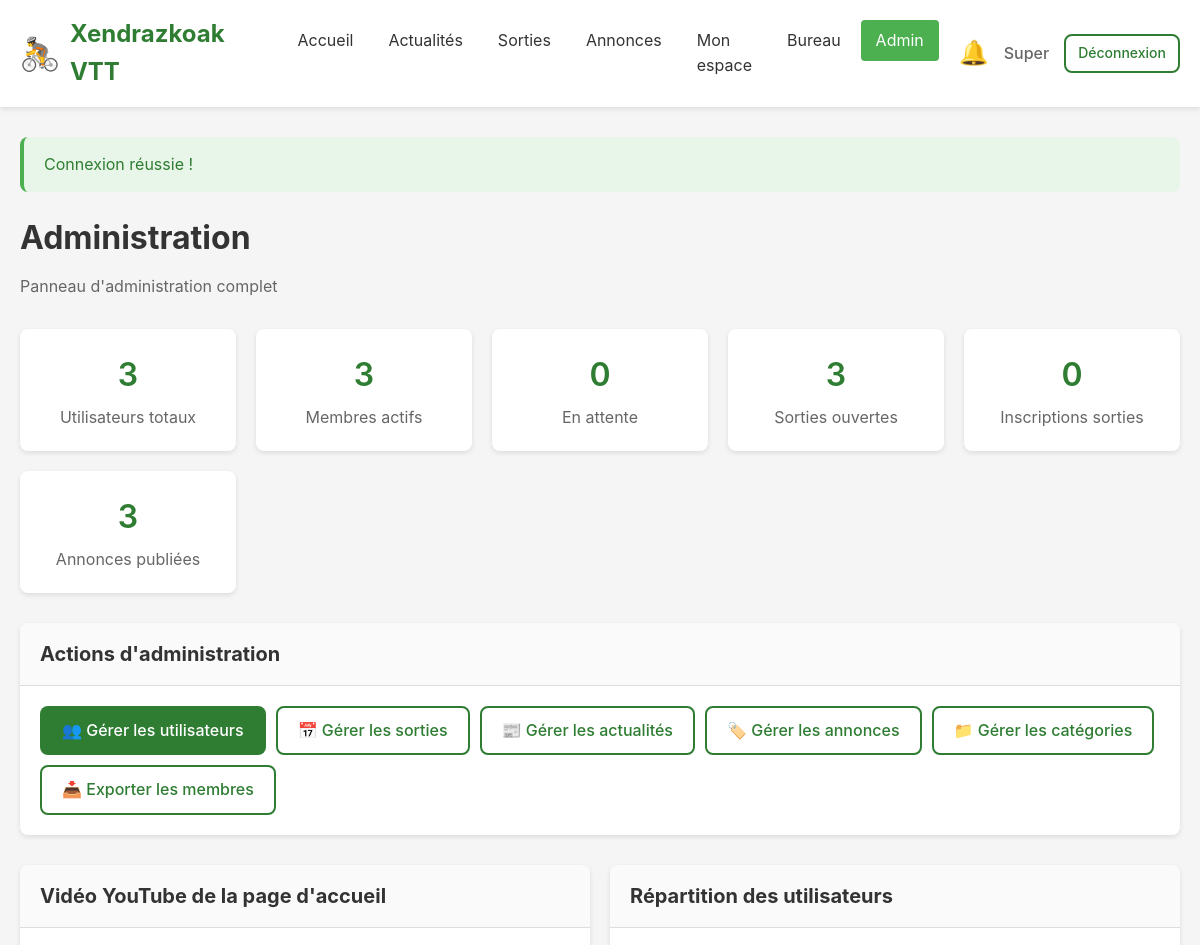
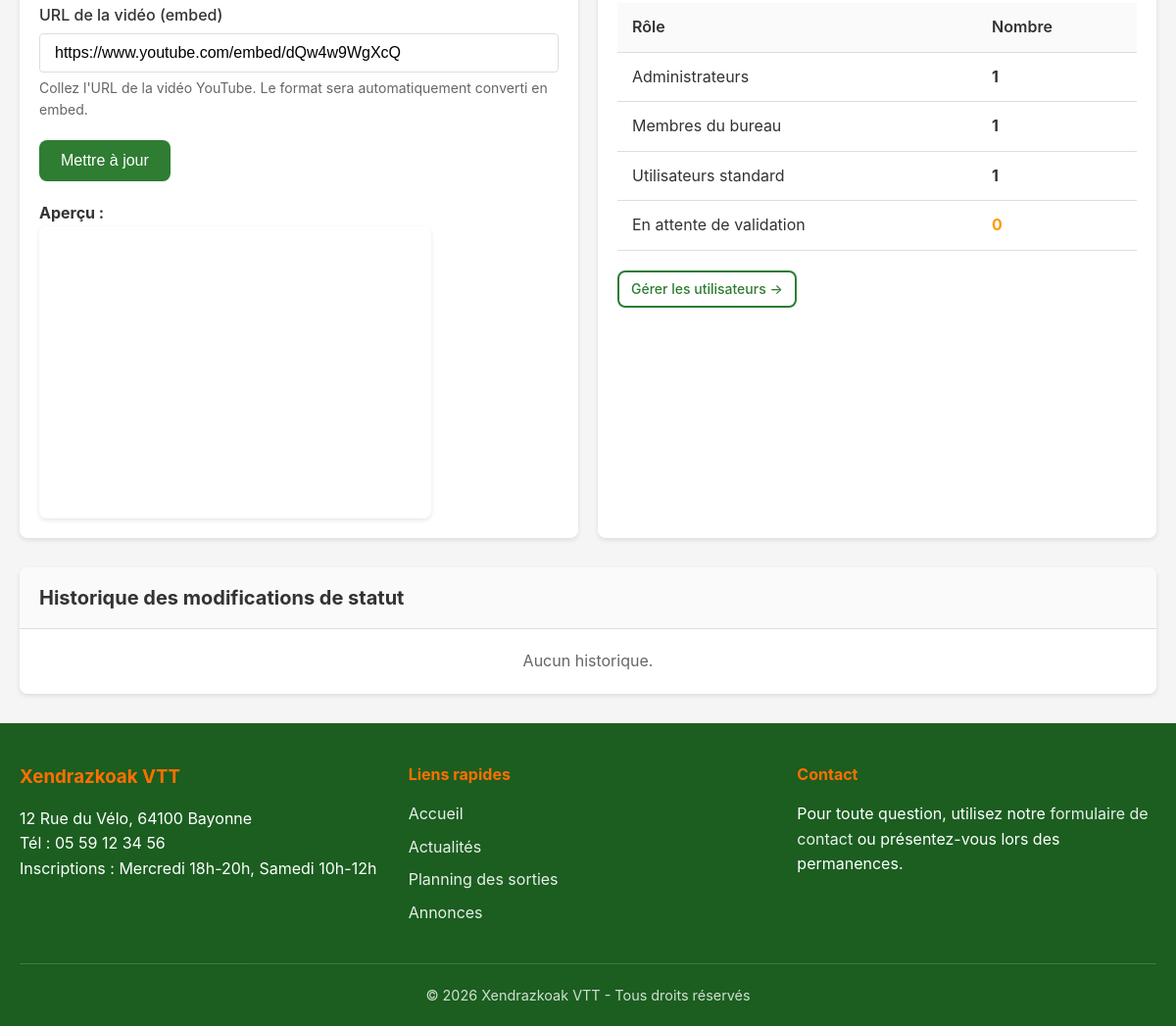
Page /admin_dashboard.php (signed in) on the committed database (2 pictures, top to bottom).
### tables this page shows
CREATE TABLE club_infos (
    id INT AUTO_INCREMENT PRIMARY KEY,
    nom_club VARCHAR(200) NOT NULL,
    adresse TEXT NOT NULL,
    telephone VARCHAR(20) NOT NULL,
    jours_inscription VARCHAR(255) NOT NULL,
    youtube_url VARCHAR(500) DEFAULT NULL,
    updated_at DATETIME DEFAULT CURRENT_TIMESTAMP ON UPDATE CURRENT_TIMESTAMP
);

### db.php (called while the page is built, shortened)
<?php
function getDB() {
    static $pdo = null;
    if ($pdo !== null) {
        return $pdo;
    }
    try {
        $dsn = "mysql:host=" . DB_HOST . ";dbname=" . DB_NAME . ";charset=" . DB_CHARSET;
        $options = [
            PDO::ATTR_ERRMODE            => PDO::ERRMODE_EXCEPTION,
            PDO::ATTR_DEFAULT_FETCH_MODE => PDO::FETCH_ASSOC,
            PDO::ATTR_EMULATE_PREPARES   => false,
        ];
        $pdo = new PDO($dsn, DB_USER, DB_PASS, $options);
        return $pdo;
    } catch (PDOException $e) {
        if (DEBUG_MODE) {
            die("Erreur de connexion à la base de données : " . $e->getMessage());
        } else {
            die("Erreur de connexion à la base de données. Veuillez réessayer plus tard.");
        }
    }
}
function dbFetchOne($sql, $params = []) {
    $stmt = getDB()->prepare($sql);
    $stmt->execute($params);
    return $stmt->fetch();
}

### admin_dashboard.php (the view, shortened to what this page needs)
<?php
$stats = [
    'total_users' => dbFetchOne("SELECT COUNT(*) as c FROM users")['c'],
    'users_valides' => dbFetchOne("SELECT COUNT(*) as c FROM users WHERE statut_compte = 'valide'")['c'],
    'users_en_attente' => dbFetchOne("SELECT COUNT(*) as c FROM users WHERE statut_compte = 'en_attente'")['c'],
    'users_bureau' => dbFetchOne("SELECT COUNT(*) as c FROM users WHERE role = 'bureau'")['c'],
    'users_admin' => dbFetchOne("SELECT COUNT(*) as c FROM users WHERE role = 'admin'")['c'],
    'total_sorties' => dbFetchOne("SELECT COUNT(*) as c FROM sorties")['c'],
    'sorties_ouvertes' => dbFetchOne("SELECT COUNT(*) as c FROM sorties WHERE statut = 'ouverte' AND date_sortie >= CURDATE()")['c'],
    'total_annonces' => dbFetchOne("SELECT COUNT(*) as c FROM annonces")['c'],
    'annonces_publiees' => dbFetchOne("SELECT COUNT(*) as c FROM annonces WHERE statut = 'publiee'")['c'],
    'total_actualites' => dbFetchOne("SELECT COUNT(*) as c FROM actualites")['c'],
    'total_inscriptions' => dbFetchOne("SELECT COUNT(*) as c FROM sortie_inscriptions WHERE statut = 'inscrit'")['c'],
];
$recentLogs = dbFetchAll("
    SELECT l.*, u.prenom, u.nom
    FROM logs_statuts l
    JOIN users u ON l.changed_by = u.id
    ORDER BY l.created_at DESC
    LIMIT 10
");
require_once __DIR__ . '/header.php';
?>
<div class="page-header">
    <h1>Administration</h1>
    <p>Panneau d'administration complet</p>
</div>
<div class="dashboard-stats">
    <div class="stat-card">
        <div class="stat-value"><?php echo $stats['total_users']; ?></div>
        <div class="stat-label">Utilisateurs totaux</div>
    </div>
    <div class="stat-card">
        <div class="stat-value"><?php echo $stats['users_valides']; ?></div>
        <div class="stat-label">Membres actifs</div>
    </div>
    <div class="stat-card">
        <div class="stat-value <?php echo $stats['users_en_attente'] > 0 ? 'text-warning' : ''; ?>">
            <?php echo $stats['users_en_attente']; ?>
        </div>
        <div class="stat-label">En attente</div>
    </div>
    <div class="stat-card">
        <div class="stat-value"><?php echo $stats['sorties_ouvertes']; ?></div>
        <div class="stat-label">Sorties ouvertes</div>
    </div>
    <div class="stat-card">
        <div class="stat-value"><?php echo $stats['total_inscriptions']; ?></div>
        <div class="stat-label">Inscriptions sorties</div>
    </div>
    <div class="stat-card">
        <div class="stat-value"><?php echo $stats['annonces_publiees']; ?></div>
        <div class="stat-label">Annonces publiées</div>
    </div>
</div>
<div class="card mb-3">
    <div class="card-header">
        <h3>Actions d'administration</h3>
    </div>
    <div class="card-body">
        <div class="flex gap-1" style="flex-wrap: wrap;">
            <a href="manage_users.php" class="btn btn-primary">👥 Gérer les utilisateurs</a>
            <a href="manage_sorties.php" class="btn btn-outline">📅 Gérer les sorties</a>
            <a href="manage_actualites.php" class="btn btn-outline">📰 Gérer les actualités</a>
            <a href="manage_annonces.php" class="btn btn-outline">🏷️ Gérer les annonces</a>
            <a href="manage_categories.php" class="btn btn-outline">📁 Gérer les catégories</a>
            <a href="export_membres.php" class="btn btn-outline">📥 Exporter les membres</a>
        </div>
    </div>
</div>
<div class="grid grid-2" style="gap: 20px;">
    <div class="card">
        <div class="card-header">
            <h3>Vidéo YouTube de la page d'accueil</h3>
        </div>
        <div class="card-body">
            <form method="POST" action="">
                <div class="form-group">
                    <label for="youtube_url">URL de la vidéo (embed)</label>
                    <input type="url" id="youtube_url" name="youtube_url" class="form-control"
                           value="<?php echo escape($clubInfo['youtube_url'] ?? ''); ?>"
                           placeholder="https://www.youtube.com/embed/...">
                    <p class="form-text">Collez l'URL de la vidéo YouTube. Le format sera automatiquement converti en embed.</p>
                </div>
                <button type="submit" class="btn btn-primary">Mettre à jour</button>
            </form>
            <?php if (!empty($clubInfo['youtube_url'])): ?>
                <div class="mt-2">
                    <p><strong>Aperçu :</strong></p>
                    <div class="video-container" style="max-width: 400px;">
                        <iframe src="<?php echo escape($clubInfo['youtube_url']); ?>"
                                frameborder="0" allowfullscreen></iframe>
                    </div>
                </div>
            <?php endif; ?>
        </div>
    </div>
    <div class="card">
        <div class="card-header">
            <h3>Répartition des utilisateurs</h3>
        </div>
        <div class="card-body">
            <table class="table">
                <tr>
                    <th>Rôle</th>
                    <th>Nombre</th>
                </tr>
                <tr>
                    <td>Administrateurs</td>
                    <td><strong><?php echo $stats['users_admin']; ?></strong></td>
                </tr>
                <tr>
                    <td>Membres du bureau</td>
                    <td><strong><?php echo $stats['users_bureau']; ?></strong></td>
                </tr>
                <tr>
                    <td>Utilisateurs standard</td>
                    <td><strong><?php echo $stats['users_valides'] - $stats['users_admin'] - $stats['users_bureau']; ?></strong></td>
                </tr>
                <tr>
                    <td>En attente de validation</td>
                    <td><strong class="text-warning"><?php echo $stats['users_en_attente']; ?></strong></td>
                </tr>
            </table>
            <div class="mt-2">
                <a href="manage_users.php" class="btn btn-outline btn-sm">Gérer les utilisateurs →</a>
            </div>
        </div>
    </div>
</div>
<div class="card mt-3">
    <div class="card-header">
        <h3>Historique des modifications de statut</h3>
    </div>
    <div class="card-body">
        <?php if (empty($recentLogs)): ?>
            <p class="text-muted text-center">Aucun historique.</p>
        <?php endif; ?>
    </div>
</div>
<?php require_once __DIR__ . '/footer.php'; ?>

### footer.php (shortened to what this page needs)
        </div>
    </main>
    <footer class="main-footer">
        <div class="container">
            <div class="footer-content">
                <div class="footer-info">
                    <h3><?php echo SITE_NAME; ?></h3>
                    <?php if ($clubInfo): ?>
                        <p><?php echo escape($clubInfo['adresse']); ?></p>
                        <p>Tél : <?php echo escape($clubInfo['telephone']); ?></p>
                        <p>Inscriptions : <?php echo escape($clubInfo['jours_inscription']); ?></p>
                    <?php endif; ?>
                </div>
                <div class="footer-links">
                    <h4>Liens rapides</h4>
                    <ul>
                        <li><a href="index.php">Accueil</a></li>
                        <li><a href="actualites.php">Actualités</a></li>
                        <li><a href="sorties.php">Planning des sorties</a></li>
                        <li><a href="annonces.php">Annonces</a></li>
                    </ul>
                </div>
                <div class="footer-contact">
                    <h4>Contact</h4>
                    <p>Pour toute question, utilisez notre <a href="messages.php">formulaire de contact</a> ou présentez-vous lors des permanences.</p>
                </div>
            </div>
            <div class="footer-bottom">
                <p>&copy; <?php echo date('Y'); ?> <?php echo SITE_NAME; ?> - Tous droits réservés</p>
            </div>
        </div>
    </footer>
</body>
</html>

### css/style.css (style rules this page uses)
*, *::before, *::after { box-sizing: border-box; margin: 0; padding: 0; }
:root { --primary-color: #2e7d32; --primary-dark: #1b5e20; --primary-light: #4caf50; --secondary-color: #ff6f00; --secondary-dark: #e65100; --text-color: #333; --text-light: #666; --bg-color: #f5f5f5; --white: #fff; --border-color: #ddd; --success-color: #4caf50; --error-color: #f44336; --warning-color: #ff9800; --info-color: #2196f3; --shadow: 0 2px 5px rgba(0,0,0,0.1); --shadow-lg: 0 5px 15px rgba(0,0,0,0.15); --radius: 8px; --radius-sm: 4px; }
body { font-family: -apple-system, BlinkMacSystemFont, 'Segoe UI', Roboto, Oxygen, Ubuntu, sans-serif; font-size: 16px; line-height: 1.6; color: var(--text-color); background-color: var(--bg-color); min-height: 100vh; display: flex; flex-direction: column; }
a { color: var(--primary-color); text-decoration: none; }
.container { width: 100%; max-width: 1200px; margin: 0 auto; padding: 0 20px; }
.main-footer { background: var(--primary-dark); color: var(--white); padding: 40px 0 20px; margin-top: auto; }
.footer-content { display: grid; grid-template-columns: repeat(auto-fit, minmax(250px, 1fr)); gap: 30px; margin-bottom: 30px; }
.footer-info h3, .footer-links h4, .footer-contact h4 { margin-bottom: 15px; color: var(--secondary-color); }
.footer-links ul { list-style: none; }
.footer-links li { margin-bottom: 8px; }
.footer-links a, .footer-contact a { color: var(--white); opacity: 0.9; }
.footer-bottom { text-align: center; padding-top: 20px; border-top: 1px solid rgba(255,255,255,0.2); font-size: 0.9rem; opacity: 0.8; }
.btn { display: inline-block; padding: 10px 20px; font-size: 1rem; font-weight: 500; text-align: center; border: 2px solid transparent; border-radius: var(--radius); cursor: pointer; transition: all 0.2s; }
.btn-primary { background: var(--primary-color); color: var(--white); }
.btn-outline { background: transparent; border-color: var(--primary-color); color: var(--primary-color); }
.btn-sm { padding: 6px 12px; font-size: 0.875rem; }
.form-group { margin-bottom: 20px; }
.form-group label { display: block; margin-bottom: 5px; font-weight: 500; }
.form-control { width: 100%; padding: 10px 15px; font-size: 1rem; border: 1px solid var(--border-color); border-radius: var(--radius-sm); transition: border-color 0.2s, box-shadow 0.2s; }
.form-text { font-size: 0.875rem; color: var(--text-light); margin-top: 5px; }
.card { background: var(--white); border-radius: var(--radius); box-shadow: var(--shadow); overflow: hidden; }
.card-header { padding: 15px 20px; border-bottom: 1px solid var(--border-color); background: #fafafa; }
.card-header h2, .card-header h3 { margin: 0; font-size: 1.25rem; }
.card-body { padding: 20px; }
.table { width: 100%; border-collapse: collapse; background: var(--white); }
.table th, .table td { padding: 12px 15px; text-align: left; border-bottom: 1px solid var(--border-color); }
.table th { background: #fafafa; font-weight: 600; }
.page-header { margin-bottom: 30px; }
.page-header h1 { font-size: 2rem; margin-bottom: 10px; }
.page-header p { color: var(--text-light); }
.grid { display: grid; gap: 20px; }
.grid-2 { grid-template-columns: repeat(2, 1fr); }
.video-container { position: relative; padding-bottom: 56.25%; height: 0; overflow: hidden; border-radius: var(--radius); box-shadow: var(--shadow); }
.video-container iframe { position: absolute; top: 0; left: 0; width: 100%; height: 100%; }
.dashboard-stats { display: grid; grid-template-columns: repeat(auto-fit, minmax(200px, 1fr)); gap: 20px; margin-bottom: 30px; }
.stat-card { background: var(--white); padding: 20px; border-radius: var(--radius); box-shadow: var(--shadow); text-align: center; }
.stat-card .stat-value { font-size: 2rem; font-weight: 600; color: var(--primary-color); }
.stat-card .stat-label { color: var(--text-light); margin-top: 5px; }
.text-center { text-align: center; }
.text-muted { color: var(--text-light); }
.text-warning { color: var(--warning-color); }
.mt-2 { margin-top: 20px; }
.mt-3 { margin-top: 30px; }
.mb-3 { margin-bottom: 30px; }
.flex { display: flex; }
.gap-1 { gap: 10px; }

### rows in the picture
club_infos: youtube_url "https://www.youtube.com/embed/dQw4w9WgXcQ", adresse "12 Rue du Vélo, 64100 Bayonne", telephone "05 59 12 34 56", jours_inscription "Mercredi 18h-20h, Samedi 10h-12h"

### other values in the picture
SITE_NAME "Xendrazkoak VTT"
$currentUser['prenom'] "Super"
$flash['message'] "Connexion réussie !"
$stats['total_users'] "3"
$stats['users_valides'] "3"
$stats['users_en_attente'] "0"
$stats['sorties_ouvertes'] "3"
$stats['total_inscriptions'] "0"
$stats['annonces_publiees'] "3"
$stats['users_admin'] "1"
$stats['users_bureau'] "1"
